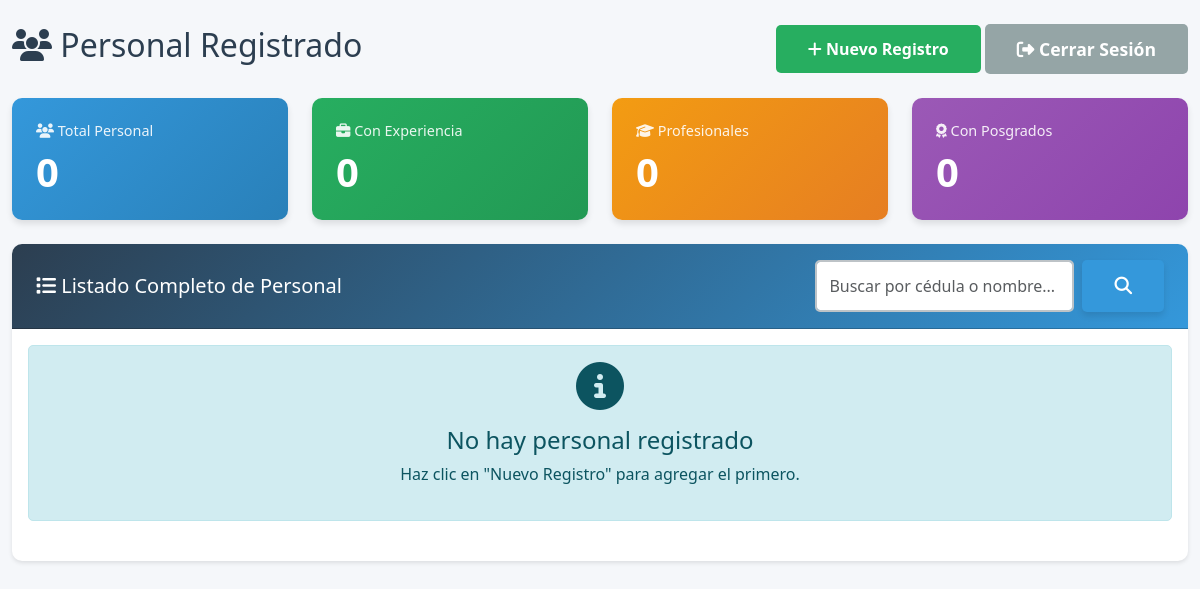
The app's page /formapp/lista/ (signed in), older data.
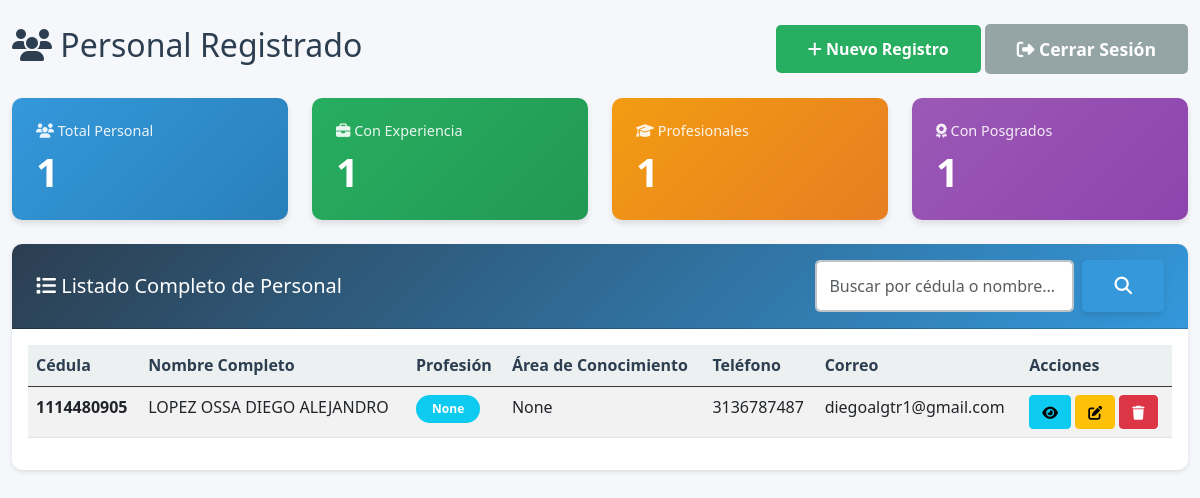
The same page, newer data.
### formapp/models.py (models this page shows, shortened)
class InformacionBasica(models.Model):
    GENERO_CHOICES = [
        ('Femenino', 'Femenino'),
        ('Masculino', 'Masculino'),
    ]
    nombre_completo = models.CharField(max_length=200, verbose_name='Nombre Completo', blank=True, null=True)
    cedula = models.CharField(max_length=20, unique=True, verbose_name='Cédula')
    genero = models.CharField(max_length=50, verbose_name='Género', choices=GENERO_CHOICES)
    tipo_via = models.CharField(max_length=50, verbose_name='Tipo de Vía (Calle/Avenida/Carrera)', default='Calle')
    numero_via = models.CharField(max_length=20, verbose_name='Número de Vía', default='')
    numero_casa = models.CharField(max_length=20, verbose_name='Número de Casa/Edificio', default='')
    complemento_direccion = models.CharField(max_length=100, verbose_name='Complemento (Apto, Interior, etc.)', blank=True, null=True)
    barrio = models.CharField(max_length=100, verbose_name='Barrio', blank=True, null=True)
    telefono = models.CharField(max_length=20, verbose_name='Teléfono')
    correo = models.EmailField(verbose_name='Correo Electrónico')
    perfil = models.CharField(max_length=200, verbose_name='Perfil Profesional', blank=True, null=True)
    area_conocimiento = models.CharField(max_length=200, verbose_name='Área de Conocimiento', blank=True, null=True)
    area_del_conocimiento = models.CharField(max_length=200, verbose_name='Área del Conocimiento', blank=True, null=True)
    tipo_perfil = models.CharField(max_length=200, verbose_name='Tipo de Perfil', blank=True, null=True)
    profesion = models.CharField(max_length=200, verbose_name='Profesión', blank=True, null=True)
    experiencia = models.CharField(max_length=200, verbose_name='Tipo de Experiencia', blank=True, null=True)
    tiempo_experiencia = models.CharField(max_length=200, verbose_name='Tiempo de Experiencia', blank=True, null=True)
    cantidad = models.IntegerField(verbose_name='Cantidad', blank=True, null=True)
    descripcion = models.TextField(verbose_name='Descripción del Cargo', blank=True, null=True)
    base_anexo_11 = models.CharField(max_length=200, verbose_name='Base Anexo 11', blank=True, null=True)
    observacion = models.TextField(verbose_name='Observaciones', blank=True, null=True)

### formapp/views.py (the view)
# urls.py: path('lista/', views.ApplicantListView.as_view(), name='applicant_list'),
class ApplicantListView(LoginRequiredMixin, ListView):
    model = InformacionBasica
    template_name = 'formapp/applicant_list.html'
    context_object_name = 'applicants'
    ordering = ['-id']
    paginate_by = 20
    def get_queryset(self):
        queryset = super().get_queryset()
        search_query = self.request.GET.get('search', '')
        if search_query:
            queryset = queryset.filter(
                Q(cedula__icontains=search_query) |
                Q(nombre_completo__icontains=search_query)
            )
        return queryset
    def get_context_data(self, **kwargs):
        context = super().get_context_data(**kwargs)
        context['total_personal'] = InformacionBasica.objects.count()
        context['con_experiencia'] = InformacionBasica.objects.filter(
            experiencias_laborales__isnull=False
        ).distinct().count()
        context['profesionales'] = InformacionBasica.objects.filter(
            formacion_academica__isnull=False
        ).distinct().count()
        context['con_posgrado'] = InformacionBasica.objects.filter(
            posgrados__isnull=False
        ).distinct().count()
        context['search_query'] = self.request.GET.get('search', '')
        return context

### formapp/templates/formapp/applicant_list.html (shortened to what the changed rows need)
{% extends 'base.html' %}
{% load static %}
{% block content %}
<div class="container-fluid mt-4">
    <div class="row">
        <div class="col-12">
            <div class="d-flex justify-content-between align-items-center mb-4">
                <h2><i class="fas fa-users"></i> Personal Registrado</h2>
            </div>
            <div class="row mb-4">
                <div class="col-md-3">
                    <div class="stat-card" style="background: linear-gradient(135deg, #3498db 0%, #2980b9 100%);">
                        <div class="card-body">
                            <h5 class="card-title">
                                <i class="fas fa-users"></i> Total Personal
                            </h5>
                            <h2>{{ total_personal }}</h2>
                        </div>
                    </div>
                </div>
                <div class="col-md-3">
                    <div class="stat-card" style="background: linear-gradient(135deg, #27ae60 0%, #229954 100%);">
                        <div class="card-body">
                            <h5 class="card-title">
                                <i class="fas fa-briefcase"></i> Con Experiencia
                            </h5>
                            <h2>{{ con_experiencia }}</h2>
                        </div>
                    </div>
                </div>
                <div class="col-md-3">
                    <div class="stat-card" style="background: linear-gradient(135deg, #f39c12 0%, #e67e22 100%);">
                        <div class="card-body">
                            <h5 class="card-title">
                                <i class="fas fa-graduation-cap"></i> Profesionales
                            </h5>
                            <h2>{{ profesionales }}</h2>
                        </div>
                    </div>
                </div>
                <div class="col-md-3">
                    <div class="stat-card" style="background: linear-gradient(135deg, #9b59b6 0%, #8e44ad 100%);">
                        <div class="card-body">
                            <h5 class="card-title">
                                <i class="fas fa-award"></i> Con Posgrados
                            </h5>
                            <h2>{{ con_posgrado }}</h2>
                        </div>
                    </div>
                </div>
            </div>
            <div class="card">
                <div class="card-body">
                    {% if applicants %}
                        <div class="table-responsive">
                            <table class="table table-hover table-striped">
                                <thead class="table-dark">
                                    <tr>
                                        <th>Cédula</th>
                                        <th>Nombre Completo</th>
                                        <th>Profesión</th>
                                        <th>Área de Conocimiento</th>
                                        <th>Teléfono</th>
                                        <th>Correo</th>
                                        <th>Acciones</th>
                                    </tr>
                                </thead>
                                <tbody>
                                    {% for applicant in applicants %}
                                    <tr>
                                        <td><strong>{{ applicant.cedula }}</strong></td>
                                        <td>{{ applicant.nombre_completo }}</td>
                                        <td>
                                            <span class="badge bg-info">
                                                {{ applicant.profesion }}
                                            </span>
                                        </td>
                                        <td>{{ applicant.area_conocimiento }}</td>
                                        <td>{{ applicant.telefono }}</td>
                                        <td>{{ applicant.correo }}</td>
                                        <td>
                                            <a href="{% url 'formapp:applicant_detail' applicant.pk %}"
                                               class="btn btn-sm btn-info"
                                               title="Ver Detalle">
                                                <i class="fas fa-eye"></i>
                                            </a>
                                            {% if user.is_staff %}
                                            <a href="{% url 'formapp:applicant_edit' applicant.pk %}"
                                               class="btn btn-sm btn-warning"
                                               title="Editar">
                                                <i class="fas fa-edit"></i>
                                            </a>
                                            <button type="button"
                                                    class="btn btn-sm btn-danger"
                                                    title="Eliminar"
                                                    onclick="confirmDelete('{{ applicant.nombre_completo }}', '{% url 'formapp:applicant_delete' applicant.pk %}')">
                                                <i class="fas fa-trash"></i>
                                            </button>
                                            {% endif %}
                                        </td>
                                    </tr>
                                    {% endfor %}
                                </tbody>
                            </table>
                        </div>
                    {% else %}
                        <div class="alert alert-info text-center">
                            <i class="fas fa-info-circle fa-3x mb-3"></i>
                            <h4>No hay personal registrado</h4>
                            <p>Haz clic en "Nuevo Registro" para agregar el primero.</p>
                        </div>
                    {% endif %}
                </div>
            </div>
        </div>
    </div>
</div>
{% endblock %}

Row changes from the older to the newer data that the page shows:
added InformacionBasica: cedula "1114480905", nombre_completo "LOPEZ OSSA DIEGO ALEJANDRO", profesion "None", area_conocimiento "None", telefono "3136787487", correo "diegoalgtr1@gmail.com"
Text that changed along with them:
{{ total_personal }}: "0" → "1"
{{ con_experiencia }}: "0" → "1"
{{ profesionales }}: "0" → "1"
{{ con_posgrado }}: "0" → "1"
text no longer shown: "No hay personal registrado Haz clic en \"Nuevo Registro\" para agregar el primero."
text now shown: "Cédula Nombre Completo Profesión Área de Conocimiento Teléfono Correo Acciones"
